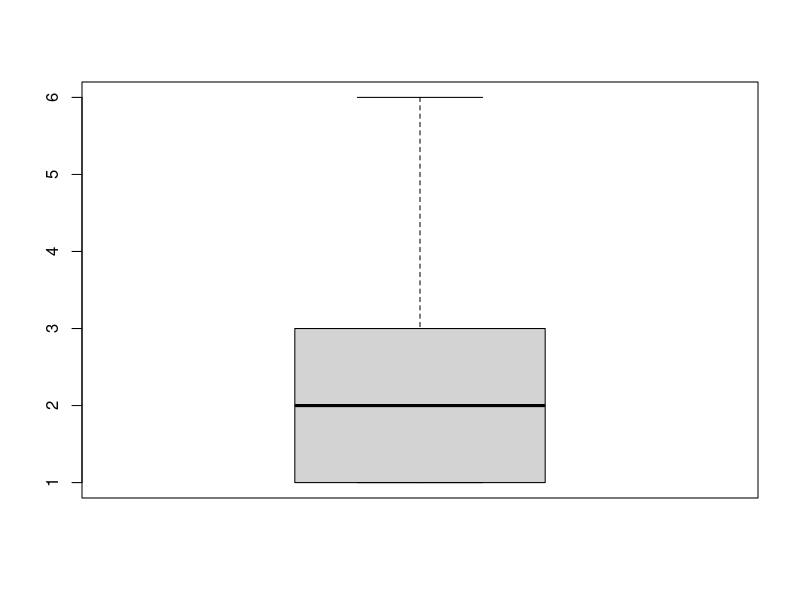
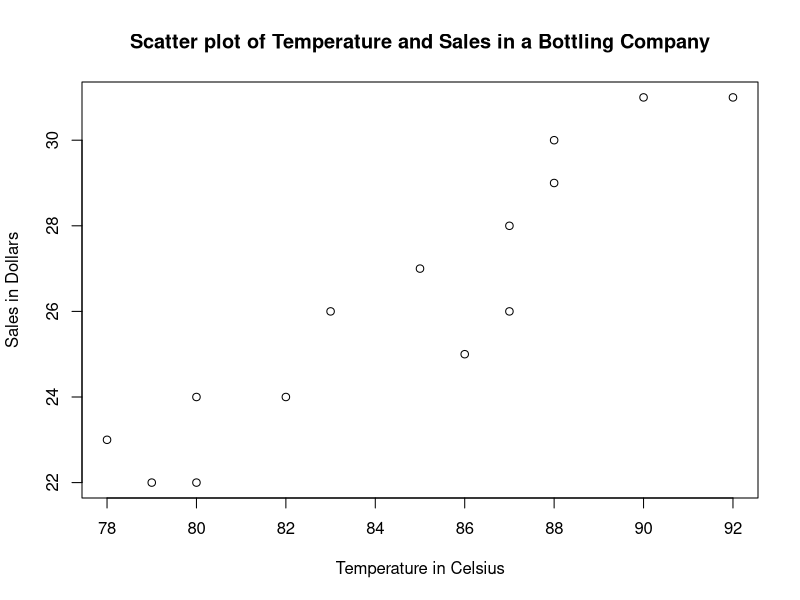

Generate these figures, in order, with R:
# This is a comment. This is not a code.
# First window is called the source editor.
# The window below is called the console or the GUI (Graphical User Interface.)
# The 3rd window is for Environment, History and Connections.
# The 4th window saves your files, plots, visualizations, install packages, help is help.

# This a vector (array).
x <- c(1,3,1,2,6)
x
print (x)
# To run, press Ctrl + Enter.
# Subsetting
x[4] # The 4th element of x
x[1:3] # The 1st 3 elements of x 
x[0] # Index in R starts at 1
# Descriptive statistics 
# Measures of Location
mean(x) # The arithmetic mean of vector x.
y <- c(1.6,1.6,1.6,1.6,1.6)
mean(y)

median(x) # The middlemost value of vector x.



prod(x)^(1/5)
# Length is the number of elements in a vector.
prod(x)^(1/length(x))


# Measures of Variability
var(x) # Variance of x.
mad(x) # Mean Absolute Deviation of x.
sd(x)==sqrt(var(x))
max(x)-min(x) # Range of x.
sd(x)/mean(x) # Coefficient of variation of x.

quantile(x,0.50) # 50th percentile

boxplot(x)

temp <- c(78,79,80,80,82,83,85,86,87,87,88,88,90,92)
sales <- c(23,22,24,22,24,26,27,25,28,26,29,30,31,31)
# Scatter plot
plot(temp,sales,main="Scatter plot of Temperature and Sales in a Bottling Company",xlab="Temperature in Celsius", ylab="Sales in Dollars")

cov(temp,sales) # Covariance between Temperature and Sales
cor(temp,sales) # Correlation measures the linear association between 2 variables.
